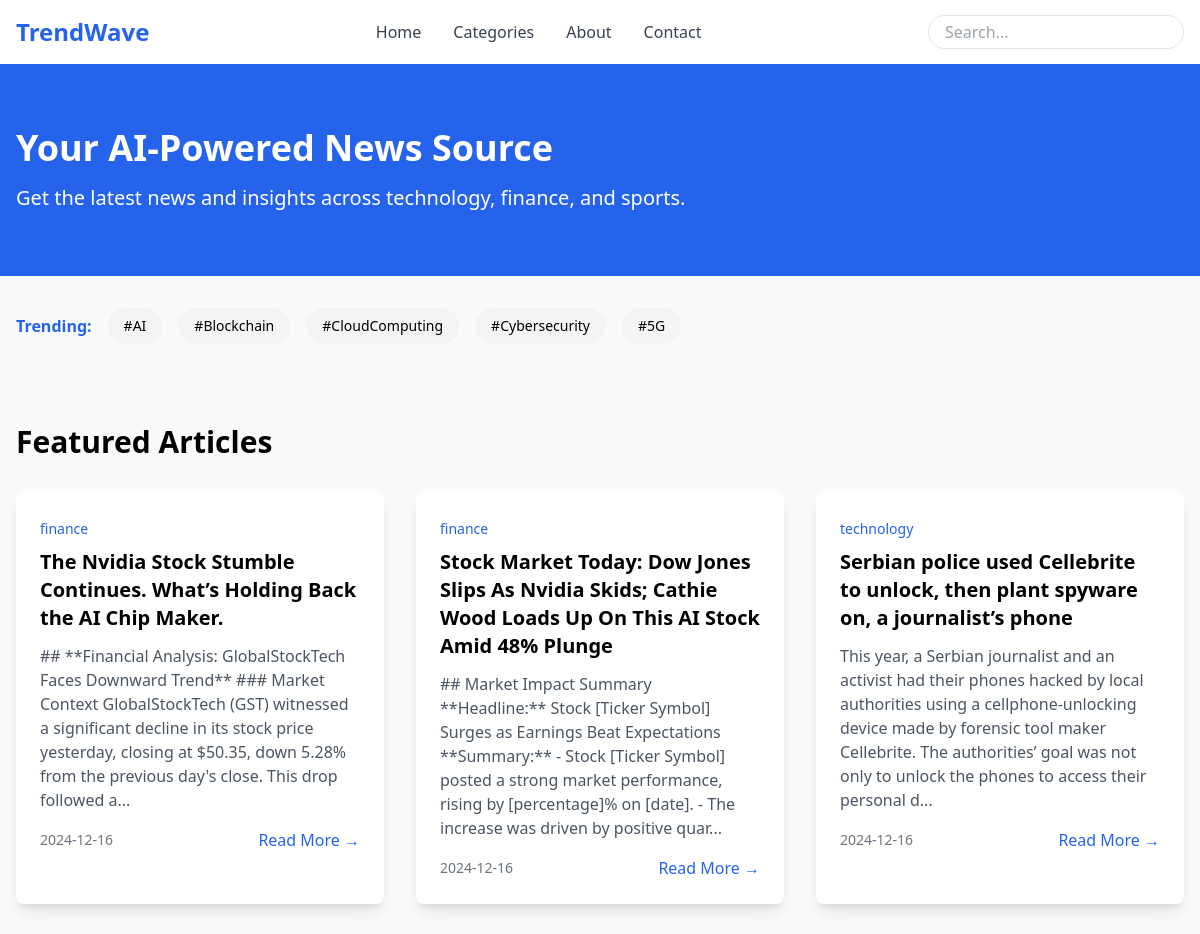
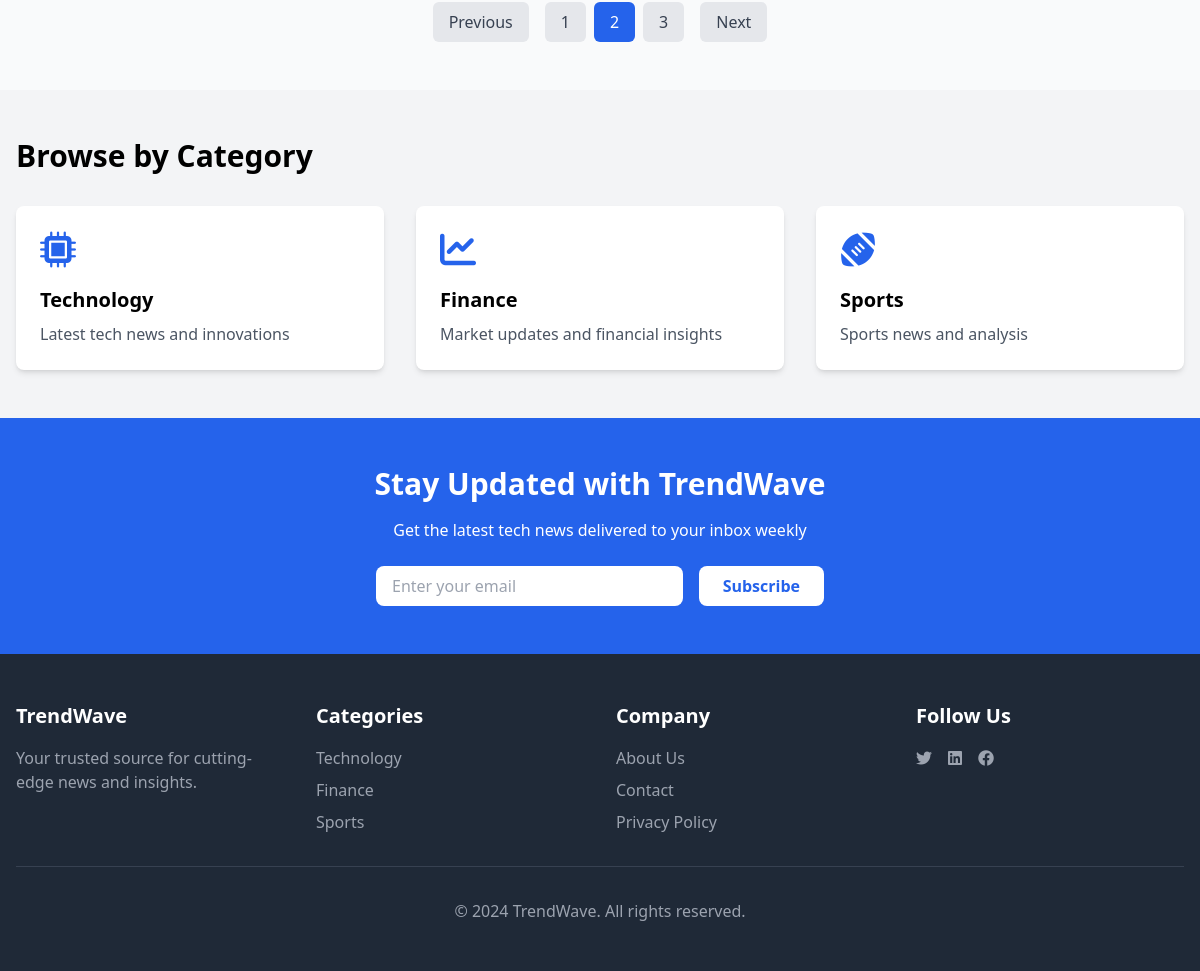
Screenshot of /?page=2 with the database file from the repository (2 pictures, top to bottom).
### create_db.py (models this page shows)
class ArticleDB(Base):
    __tablename__ = "articles"
    id = Column(Integer, primary_key=True, index=True)
    title = Column(String(200), nullable=False)
    content = Column(Text, nullable=False)
    preview = Column(String(250), nullable=True)
    author = Column(String(100), nullable=True)
    date = Column(String(100), nullable=True)
    link = Column(String(500), nullable=True)
    category = Column(String(50), server_default='technology', nullable=True)
    created_at = Column(DateTime, default=datetime.utcnow, nullable=False)

### app.py (the view)
@app.get("/", response_class=HTMLResponse)
async def read_root(request: Request, page: int = 1, db: Session = Depends(get_db)):
    per_page = 3
    total_articles = db.query(ArticleDB).count()
    total_pages = (total_articles + per_page - 1) // per_page
    page = max(1, min(page, total_pages))
    articles = db.query(ArticleDB)\
        .order_by(desc(ArticleDB.created_at))\
        .offset((page - 1) * per_page)\
        .limit(per_page)\
        .all()
    recent_articles = db.query(ArticleDB)\
        .order_by(desc(ArticleDB.created_at))\
        .limit(5)\
        .all()
    return templates.TemplateResponse(
        "index.html",
        {
            "request": request,
            "articles": articles,
            "recent_articles": recent_articles,
            "current_page": page,
            "total_pages": total_pages
        }
    )

### templates/index.html (shortened to what this page needs)
<!DOCTYPE html>
<html lang="en">
<head>
    <script src="https://cdn.tailwindcss.com"></script>
    <link rel="stylesheet" href="https://cdnjs.cloudflare.com/ajax/libs/font-awesome/6.0.0/css/all.min.css">
</head>
<body class="bg-gray-50">
    <nav class="bg-white shadow-lg">
        <div class="max-w-7xl mx-auto px-4">
            <div class="flex justify-between h-16">
                <div class="flex">
                    <a href="/" class="flex items-center">
                        <span class="text-2xl font-bold text-blue-600">TrendWave</span>
                    </a>
                </div>
                <div class="hidden md:flex items-center space-x-8">
                    <a href="/" class="text-gray-700 hover:text-blue-600">Home</a>
                    <div class="relative group">
                        <button class="text-gray-700 hover:text-blue-600">Categories</button>
                    </div>
                    <a href="/about" class="text-gray-700 hover:text-blue-600">About</a>
                    <a href="/contact" class="text-gray-700 hover:text-blue-600">Contact</a>
                </div>
                <div class="flex items-center">
                    <div class="relative">
                        <input type="text" placeholder="Search..." class="w-64 px-4 py-1 border rounded-full focus:outline-none focus:border-blue-500">
                    </div>
                </div>
            </div>
        </div>
    </nav>
    <div class="bg-blue-600 text-white py-16">
        <div class="max-w-7xl mx-auto px-4">
            <h1 class="text-4xl font-bold mb-4">Your AI-Powered News Source</h1>
            <p class="text-xl">Get the latest news and insights across technology, finance, and sports.</p>
        </div>
    </div>
    <div class="max-w-7xl mx-auto px-4 py-8">
        <div class="flex items-center gap-4 overflow-x-auto">
            <span class="text-blue-600 font-bold">Trending:</span>
            <a href="#" class="bg-gray-100 px-4 py-2 rounded-full text-sm hover:bg-blue-100">#AI</a>
            <a href="#" class="bg-gray-100 px-4 py-2 rounded-full text-sm hover:bg-blue-100">#Blockchain</a>
            <a href="#" class="bg-gray-100 px-4 py-2 rounded-full text-sm hover:bg-blue-100">#CloudComputing</a>
            <a href="#" class="bg-gray-100 px-4 py-2 rounded-full text-sm hover:bg-blue-100">#Cybersecurity</a>
            <a href="#" class="bg-gray-100 px-4 py-2 rounded-full text-sm hover:bg-blue-100">#5G</a>
        </div>
    </div>
    <section class="max-w-7xl mx-auto px-4 py-12">
        <h2 class="text-3xl font-bold mb-8">Featured Articles</h2>
        <div class="grid grid-cols-1 md:grid-cols-3 gap-8" id="articles-container">
            {% for article in articles %}
            <div class="bg-white rounded-lg shadow-lg overflow-hidden article-card">
                <div class="p-6">
                    <a href="/category/{{article.category}}" class="text-blue-600 text-sm font-medium">{{article.category}}</a>
                    <h3 class="text-xl font-bold mt-2 mb-3">
                        <a href="/article/{{article.id}}" class="hover:text-blue-600">{{article.title}}</a>
                    </h3>
                    <p class="text-gray-600 mb-4">{{article.preview}}</p>
                    <div class="flex items-center justify-between">
                        <span class="text-sm text-gray-500">{{article.date}}</span>
                        <a href="/article/{{article.id}}" class="text-blue-600 hover:text-blue-800">Read More →</a>
                    </div>
                </div>
            </div>
            {% endfor %}
        </div>
        <div class="flex justify-center items-center space-x-4 mt-8">
            {% if current_page > 1 %}
            <a href="?page={{current_page-1}}"
               class="px-4 py-2 bg-gray-200 text-gray-700 rounded-md hover:bg-gray-300">
                Previous
            </a>
            {% endif %}
            <div class="flex space-x-2">
                {% if current_page > 1 %}
                    <a href="?page={{current_page-1}}"
                       class="px-4 py-2 rounded-md bg-gray-200 text-gray-700 hover:bg-gray-300">
                        {{current_page-1}}
                    </a>
                {% endif %}
                <a href="?page={{current_page}}"
                   class="px-4 py-2 rounded-md bg-blue-600 text-white">
                    {{current_page}}
                </a>
                {% if current_page < total_pages %}
                    <a href="?page={{current_page+1}}"
                       class="px-4 py-2 rounded-md bg-gray-200 text-gray-700 hover:bg-gray-300">
                        {{current_page+1}}
                    </a>
                {% endif %}
            </div>
            {% if current_page < total_pages %}
            <a href="?page={{current_page+1}}"
               class="px-4 py-2 bg-gray-200 text-gray-700 rounded-md hover:bg-gray-300">
                Next
            </a>
            {% endif %}
        </div>
    </section>
    <div class="bg-gray-100 py-12">
        <div class="max-w-7xl mx-auto px-4">
            <h2 class="text-3xl font-bold mb-8">Browse by Category</h2>
            <div class="grid grid-cols-1 md:grid-cols-3 gap-8">
                <a href="/category/technology" class="bg-white p-6 rounded-lg shadow-md hover:shadow-lg transition">
                    <i class="fas fa-microchip text-4xl text-blue-600 mb-4"></i>
                    <h3 class="text-xl font-bold mb-2">Technology</h3>
                    <p class="text-gray-600">Latest tech news and innovations</p>
                </a>
                <a href="/category/finance" class="bg-white p-6 rounded-lg shadow-md hover:shadow-lg transition">
                    <i class="fas fa-chart-line text-4xl text-blue-600 mb-4"></i>
                    <h3 class="text-xl font-bold mb-2">Finance</h3>
                    <p class="text-gray-600">Market updates and financial insights</p>
                </a>
                <a href="/category/sports" class="bg-white p-6 rounded-lg shadow-md hover:shadow-lg transition">
                    <i class="fas fa-football-ball text-4xl text-blue-600 mb-4"></i>
                    <h3 class="text-xl font-bold mb-2">Sports</h3>
                    <p class="text-gray-600">Sports news and analysis</p>
                </a>
            </div>
        </div>
    </div>
    <div class="bg-blue-600 py-12">
        <div class="max-w-7xl mx-auto px-4 text-center">
            <h2 class="text-3xl font-bold text-white mb-4">Stay Updated with TrendWave</h2>
            <p class="text-white mb-6">Get the latest tech news delivered to your inbox weekly</p>
            <div class="max-w-md mx-auto flex gap-4">
                <input type="email" placeholder="Enter your email" class="flex-1 px-4 py-2 rounded-lg focus:outline-none">
                <button class="bg-white text-blue-600 px-6 py-2 rounded-lg font-semibold hover:bg-gray-100">Subscribe</button>
            </div>
        </div>
    </div>
    <footer class="bg-gray-800 text-white py-12">
        <div class="max-w-7xl mx-auto px-4">
            <div class="grid grid-cols-1 md:grid-cols-4 gap-8">
                <div>
                    <h4 class="text-xl font-bold mb-4">TrendWave</h4>
                    <p class="text-gray-400">Your trusted source for cutting-edge news and insights.</p>
                </div>
                <div>
                    <h4 class="text-xl font-bold mb-4">Categories</h4>
                    <ul class="space-y-2">
                        <li><a href="/category/technology" class="text-gray-400 hover:text-white">Technology</a></li>
                        <li><a href="/category/finance" class="text-gray-400 hover:text-white">Finance</a></li>
                        <li><a href="/category/sports" class="text-gray-400 hover:text-white">Sports</a></li>
                    </ul>
                </div>
                <div>
                    <h4 class="text-xl font-bold mb-4">Company</h4>
                    <ul class="space-y-2">
                        <li><a href="/about" class="text-gray-400 hover:text-white">About Us</a></li>
                        <li><a href="/contact" class="text-gray-400 hover:text-white">Contact</a></li>
                        <li><a href="/privacy" class="text-gray-400 hover:text-white">Privacy Policy</a></li>
                    </ul>
                </div>
                <div>
                    <h4 class="text-xl font-bold mb-4">Follow Us</h4>
                    <div class="flex space-x-4">
                        <a href="#" class="text-gray-400 hover:text-white"><i class="fab fa-twitter"></i></a>
                        <a href="#" class="text-gray-400 hover:text-white"><i class="fab fa-linkedin"></i></a>
                        <a href="#" class="text-gray-400 hover:text-white"><i class="fab fa-facebook"></i></a>
                    </div>
                </div>
            </div>
            <div class="border-t border-gray-700 mt-8 pt-8 text-center">
                <p class="text-gray-400">© 2024 TrendWave. All rights reserved.</p>
            </div>
        </div>
    </footer>
</body>
</html>

### rows the page displays
ArticleDB: category "finance", title "The Nvidia Stock Stumble Continues. What’s Holding Back the AI Chip Maker.", preview "## **Financial Analysis: GlobalStockTech Faces Downward Trend** ### Market Context GlobalStockTech (GST) witnessed a significant decline in its stock price yesterday, closing at $50.35, down 5.28% from the previous day's close. This drop followed a...", date "2024-12-16"
ArticleDB: category "finance", title "Stock Market Today: Dow Jones Slips As Nvidia Skids; Cathie Wood Loads Up On This AI Stock Amid 48% Plunge", preview "## Market Impact Summary **Headline:** Stock [Ticker Symbol] Surges as Earnings Beat Expectations **Summary:** - Stock [Ticker Symbol] posted a strong market performance, rising by [percentage]% on [date]. - The increase was driven by positive quar...", date "2024-12-16"
ArticleDB: category "technology", title "Serbian police used Cellebrite to unlock, then plant spyware on, a journalist’s phone", preview "This year, a Serbian journalist and an activist had their phones hacked by local authorities using a cellphone-unlocking device made by forensic tool maker Cellebrite. The authorities’ goal was not only to unlock the phones to access their personal d...", date "2024-12-16"

### other values shown
{{ current_page-1 }} "1"
{{ current_page }} "2"
{{ current_page+1 }} "3"
